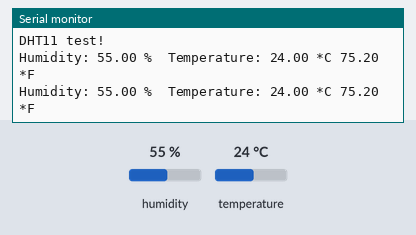
Bench run of a sketch on a simulated ESP8266 (NodeMCU). Parts: the last lines printed to the serial monitor. The inputs (shaded band) are chosen by the test bench; at power-on: humidity 55 %, temperature 24 °C.

Above: at 4.8 s.
4.9 s: humidity set to 22 %
At 7.3 s:
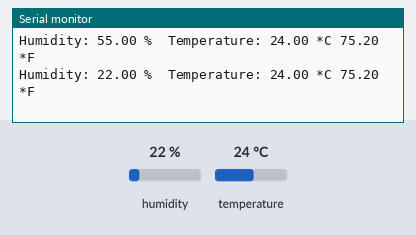
7.9 s: temperature set to 12 °C
At 8.4 s:
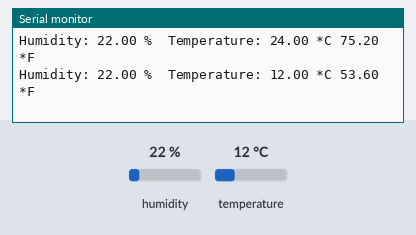
10.9 s: humidity set to 40 %
At 13.2 s:
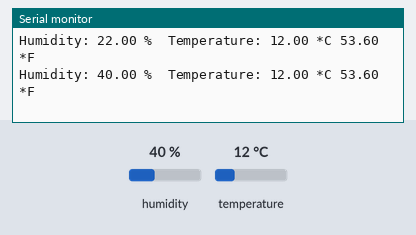
Timing chart, 0 to 14.7 s (numbered marks = the images above; inputs shaded):
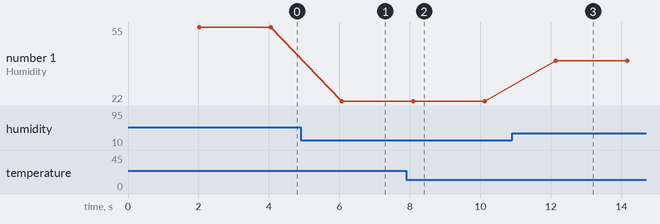

The sketch:

dht11.ino
```cpp
#include "DHT.h"
#define DHTPIN D5
#define DHTTYPE DHT11

DHT dht(DHTPIN, DHTTYPE);

void setup()
{
  Serial.begin(9600);
  Serial.println("DHT11 test!");
  dht.begin();
}

void loop()
{
  // Wait a few seconds between measurements.
  delay(2000);
  float h = dht.readHumidity();
  float t = dht.readTemperature();
  float f = dht.readTemperature(true);
  // Check if any reads failed and exit early (to try again).
  if (isnan(h) || isnan(t) || isnan(f))
  {
    Serial.println("Failed to read from DHT sensor!");
    return;
  }
  Serial.print("Humidity: ");
  Serial.print(h);
  Serial.print(" %\t");
  Serial.print("Temperature: ");
  Serial.print(t);
  Serial.print(" *C ");
  Serial.print(f);
  Serial.println(" *F");
}
```

Measured:
- after the input at 4.9 s, the serial monitor: prints a new line after 1.2 s (image 1)
- after the input at 7.9 s, the serial monitor: prints a new line after 0.19 s (image 2)
- after the input at 10.9 s, the serial monitor: prints a new line after 1.2 s (image 3)
- plotted number 1: 55 → 22 after the input at 4.9 s, 22 → 40 after the input at 10.9 s
